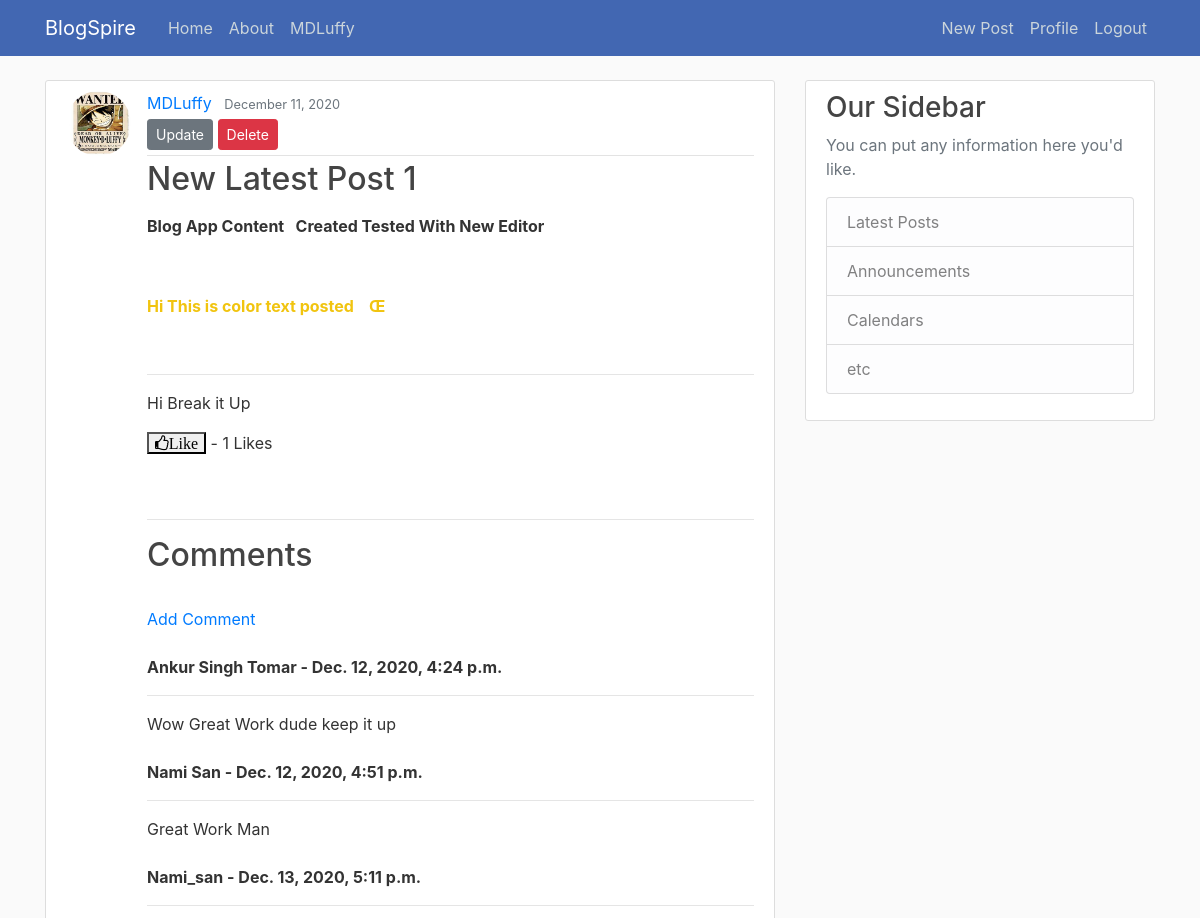
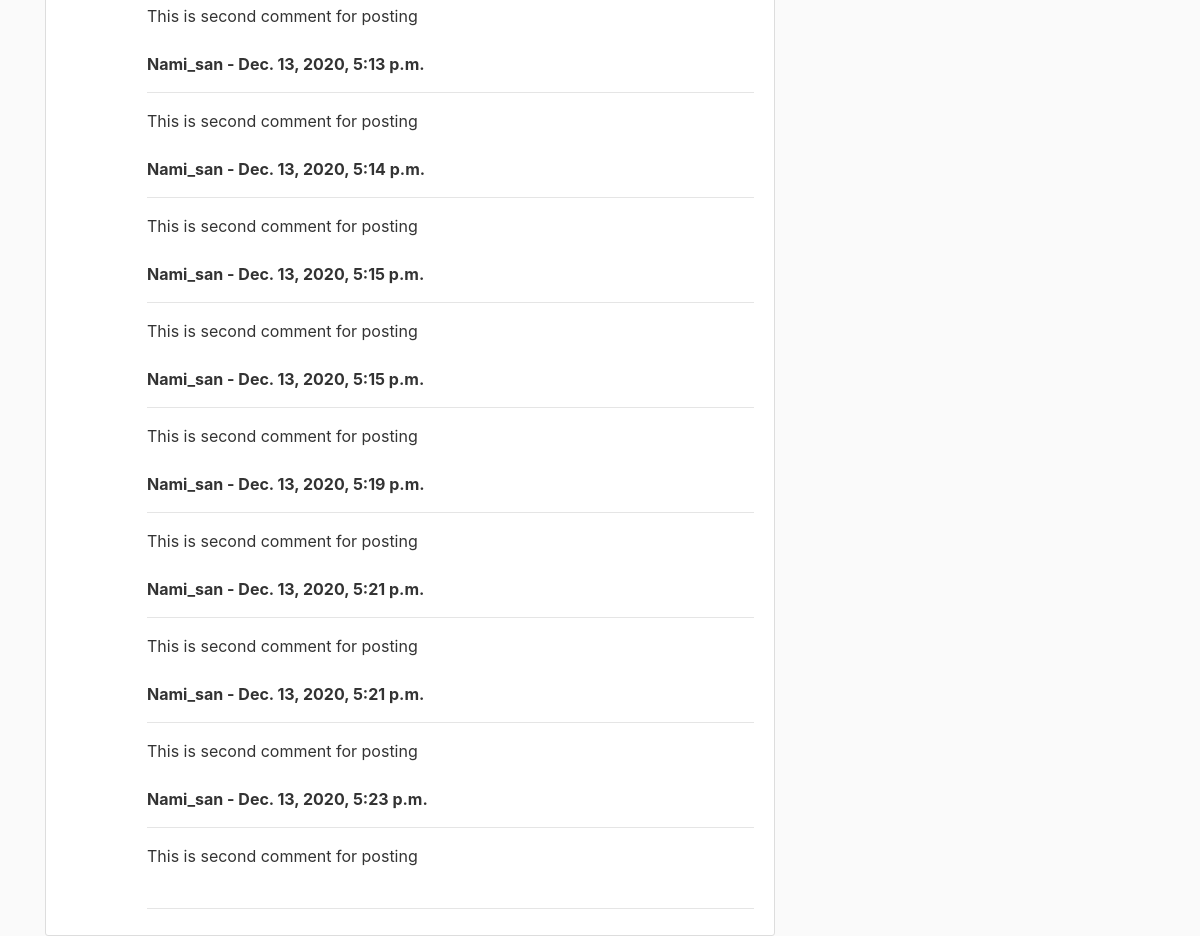
The app's page /post/17/ (signed in) with its own data (2 pictures, top to bottom).
### blog/models.py (models this page shows, shortened)
class Post(models.Model):
    title = models.CharField(max_length=150)
    content = RichTextField(blank=True , null=True)
    date_posted = models.DateTimeField(default=timezone.now)
    author = models.ForeignKey(User, on_delete=models.CASCADE)
    likes = models.ManyToManyField(User, related_name='blog_posts')
    def total_likes(self):
        return self.likes.count()

class Comment(models.Model):
    post = models.ForeignKey(Post, related_name="comments" , on_delete=models.CASCADE) #delete all the comments to blog app if the post is deleted
    name = models.CharField(max_length = 255)
    body = models.TextField()
    date_added = models.DateTimeField(auto_now_add=True)

### users/models.py (models this page shows, shortened)
class Profile(models.Model): # add whatever you like the info about the author
    user = models.OneToOneField(User, on_delete=models.CASCADE)
    image = models.ImageField(default = 'default.jpg' , upload_to='profile_pics')

### blog/views.py (the view)
# urls.py: path('post/<int:pk>/', PostDetailView.as_view(), name = 'post-detail'),
class PostDetailView(DetailView):
    model = Post
    def get_context_data(self, *args,**kwargs):
        context = super(PostDetailView,self).get_context_data(*args,**kwargs)
        post_like = get_object_or_404(Post,id=self.kwargs['pk'])
        total_likes = post_like.total_likes()
        liked = False
        if post_like.likes.filter(id=self.request.user.id).exists():
            liked = True
        context["total_likes"] = total_likes
        context["liked"] = liked
        return context

### blog/templates/blog/post_detail.html (shortened to what this page needs)
{% extends "blog/base.html" %}
{% block content %}
<article class="media content-section">
    <img class="rounded-circle  article-img" src="{{ object.author.profile.image.url}}">
    <div class="media-body">
        <div class="article-metadata">
            <a class="mr-2" href="{% url 'user-posts' object.author.username %}">{{ object.author }}</a>
            <small class="text-muted">{{ object.date_posted|date:'F d, Y' }}</small>
            {% if object.author == user %}
            <div>
            <a class="btn btn-secondary btn-sm mt-1 mb-1" href="{% url 'post-update' object.id  %}"> Update </a>
            <a class="btn btn-danger btn-sm mt-1 mb-1" href="{% url 'post-delete' object.id  %}"> Delete </a>
        </div>   {% endif %}
        </div>
        <h2 class="article-title" >{{ object.title }}</h2>
        <p class="article-content">{{ object.content|safe }}</p>
     <form action="{% url 'like_post' post.pk %}" method="POST" >
        {% if user.is_authenticated %}
        {% if liked %}
        <button  class="fa fa-thumbs-o-down" value="{{ post.id }}" type="submit" name="post_id" >Unlike
        </button>
        {% else %}
        <button  class="fa fa-thumbs-o-up" value="{{ post.id }}" type="submit" name="post_id" >Like
        </button>
        {% endif %}
        {% else %}
        Must be logged in to like a post
        {% endif %}
        - {{ total_likes }} Likes
      </form>
      <br><br>
      <hr>
      <h2 > Comments </h2>
      <br>
        {% if not post.comments.all %}
            No Comments Yet ...<a href="{% url 'add_comment' post.pk %}"> Add one </a>
        {% else %}
        <a href="{% url 'add_comment' post.pk %}">Add Comment </a>
        <br><br>
        {%  for comment in  post.comments.all %}
        <strong> {{ comment.name }} -
        {{ comment.date_added }}</strong>
        <br><hr>
        {{ comment.body}}
        <br><br>
        {% endfor %}
        <hr>
{% endif%}
    </div>
</article>
{% endblock content %}

### blog/templates/blog/base.html (shortened to what this page needs)
{% load static %}
<!DOCTYPE html>
<html>
<head>
    <link rel="stylesheet" href="https://maxcdn.bootstrapcdn.com/bootstrap/4.0.0/css/bootstrap.min.css">
    <link rel="stylesheet" href="https://maxcdn.bootstrapcdn.com/font-awesome/4.4.0/css/font-awesome.min.css">
    <link rel="stylesheet" type="text/css" href="{% static 'blog/main.css' %}">
</head>
<body>
    <header class="site-header">
      <nav class="navbar navbar-expand-md navbar-dark bg-steel fixed-top">
        <div class="container">
          <a class="navbar-brand mr-4" href="{% url 'blog-home' %}">BlogSpire</a>
          <div class="collapse navbar-collapse" id="navbarToggle">
            <div class="navbar-nav mr-auto">
              <a class="nav-item nav-link" href="{% url 'blog-home' %}">Home</a>
              <a class="nav-item nav-link" href="{% url 'blog-about' %}">About</a>
              {% if user.is_authenticated %}
              <a class="nav-item nav-link"  >{{ user.username }}</a>
             {% endif %}
            </div>
            <div class="navbar-nav">
              {% if user.is_authenticated %}
              <a class="nav-item nav-link" href="{% url 'post-create' %}">New Post</a>
              <a class="nav-item nav-link" href="{% url 'profile' %}">Profile  </a>
              <a class="nav-item nav-link" href="{% url 'logout' %}">Logout</a>
              {% else %}
              <a class="nav-item nav-link" href="{% url 'login' %}">Login</a>
              <a class="nav-item nav-link" href="{% url 'register' %}">Register</a>
              {% endif %}
            </div>
          </div>
        </div>
      </nav>
    </header>
    <main role="main" class="container">
      <div class="row">
        <div class="col-md-8">
          {% block content %}{% endblock %}
        </div>
        <div class="col-md-4">
          <div class="content-section">
            <h3>Our Sidebar</h3>
            <p class='text-muted'>You can put any information here you'd like.
              <ul class="list-group">
                <li class="list-group-item list-group-item-light">Latest Posts</li>
                <li class="list-group-item list-group-item-light">Announcements</li>
                <li class="list-group-item list-group-item-light">Calendars</li>
                <li class="list-group-item list-group-item-light">etc</li>
              </ul>
            </p>
          </div>
        </div>
      </div>
    </main>
</body>
</html>

### blog/static/blog/main.css (style rules this page uses)
body { background: #fafafa; color: #333333; margin-top: 5rem; }
h1, h2, h3, h4, h5, h6 { color: #444444; }
ul { margin: 0; }
.bg-steel { background-color: #4267B2; }
.site-header .navbar-nav .nav-link { color: #cbd5db; }
.content-section { background: #ffffff; padding: 10px 20px; border: 1px solid #dddddd; border-radius: 3px; margin-bottom: 20px; }
.article-title { color: #444444; }
.article-content { white-space: pre-line; }
.article-img { height: 65px; width: 65px; margin-right: 16px; }
.article-metadata { padding-bottom: 1px; margin-bottom: 4px; border-bottom: 1px solid #e3e3e3 }

### records on screen
Post: author.profile.image (picture), author "MDLuffy", date_posted "December 11, 2020", title "New Latest Post 1", content "Blog App Content Created Tested With New Editor Hi This is color text posted Œ Hi Break it Up"
Comment: name "Ankur Singh Tomar", date_added "Dec. 12, 2020, 4:24 p.m.", body "Wow Great Work dude keep it up"
Comment: name "Nami San", date_added "Dec. 12, 2020, 4:51 p.m.", body "Great Work Man"
Comment: name "Nami_san", date_added "Dec. 13, 2020, 5:11 p.m.", body "This is second comment for posting"
Comment: name "Nami_san", date_added "Dec. 13, 2020, 5:13 p.m.", body "This is second comment for posting"
Comment: name "Nami_san", date_added "Dec. 13, 2020, 5:14 p.m.", body "This is second comment for posting"
Comment: name "Nami_san", date_added "Dec. 13, 2020, 5:15 p.m.", body "This is second comment for posting"
Comment: name "Nami_san", date_added "Dec. 13, 2020, 5:15 p.m.", body "This is second comment for posting"
Comment: name "Nami_san", date_added "Dec. 13, 2020, 5:19 p.m.", body "This is second comment for posting"
Comment: name "Nami_san", date_added "Dec. 13, 2020, 5:21 p.m.", body "This is second comment for posting"
Comment: name "Nami_san", date_added "Dec. 13, 2020, 5:21 p.m.", body "This is second comment for posting"
Comment: name "Nami_san", date_added "Dec. 13, 2020, 5:23 p.m.", body "This is second comment for posting"

### other values on screen
{{ user.username }} "MDLuffy"
{{ total_likes }} "1"
